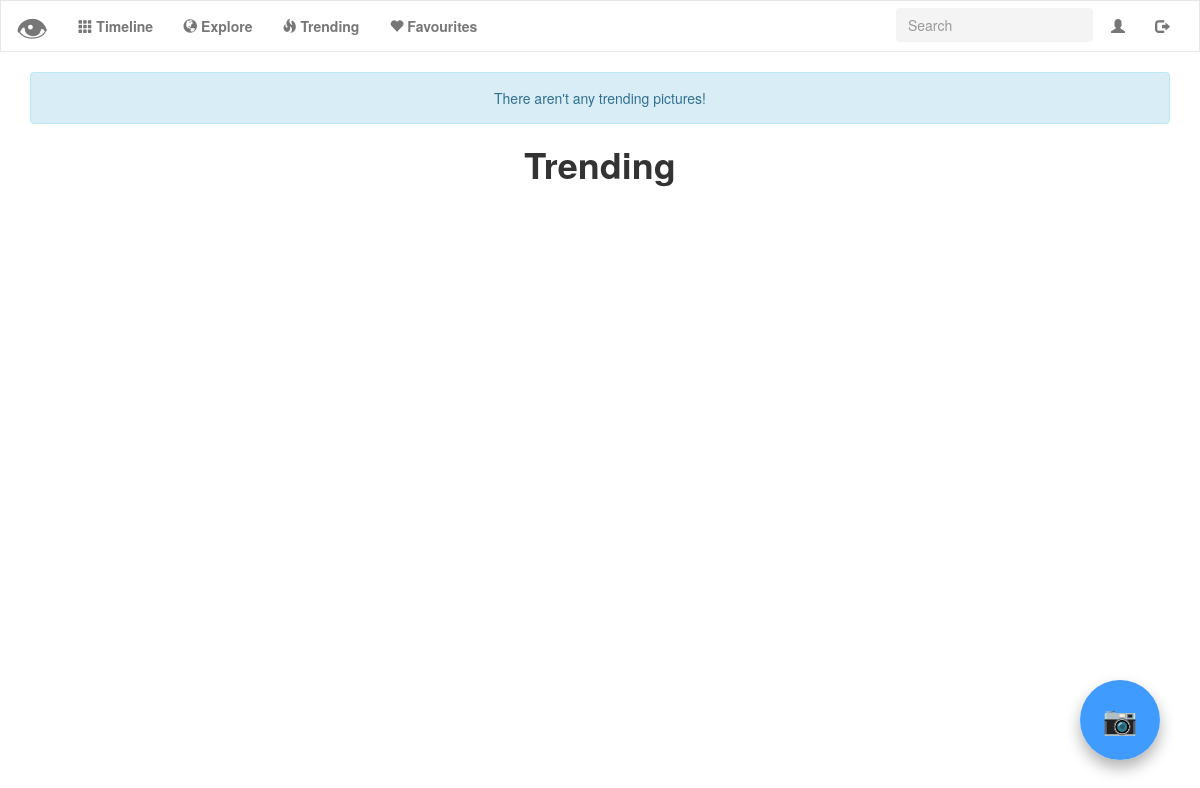
Before: /trending (signed in) with the older database file.
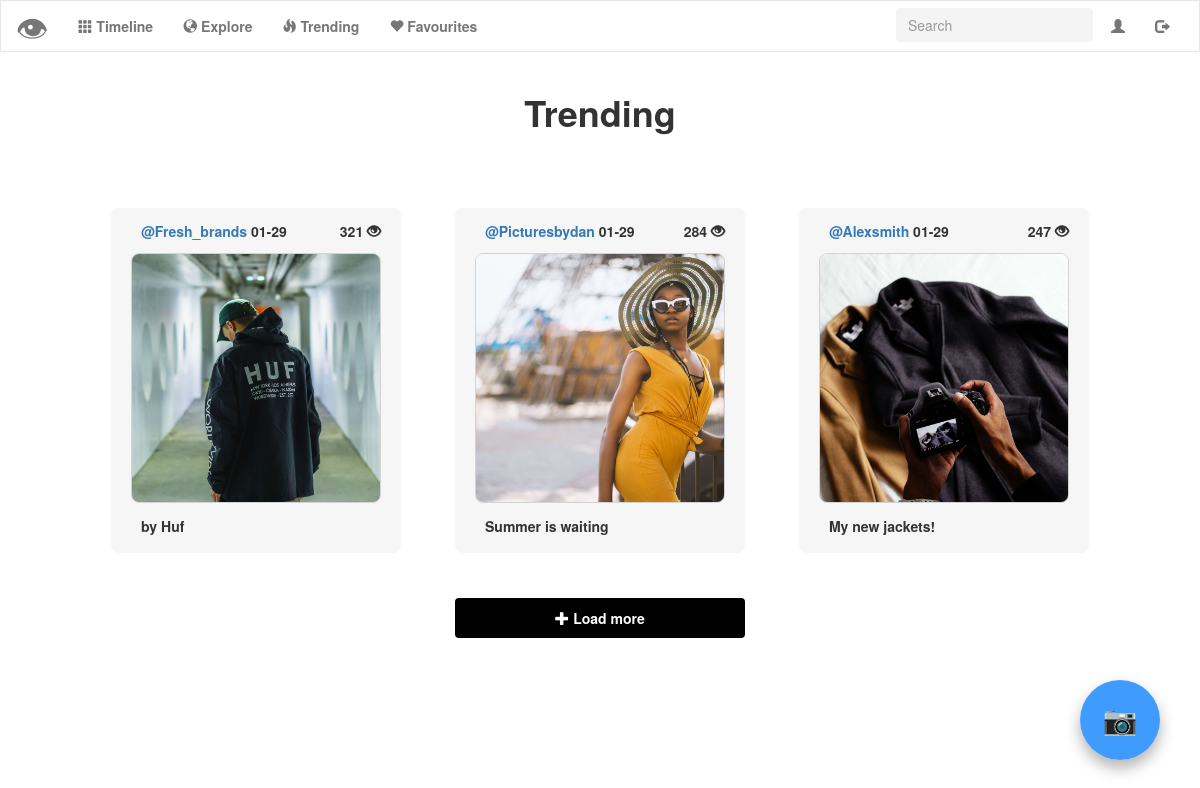
After: the same page with the newer database file.
### tables this page shows
CREATE TABLE 'uploads' ('id' integer PRIMARY KEY AUTOINCREMENT NOT NULL, 'user_id' integer NOT NULL, 'upload' text NOT NULL, 'description' text NOT NULL, 'timestamp' double precision NOT NULL DEFAULT CURRENT_TIMESTAMP, 'username'  text NOT NULL  , 'score' INTEGER NOT NULL DEFAULT 0);

### application.py (the view)
@login_required
@app.route("/trending")
def trending():
    trendingphotos = []
    all_recents = get_all_recents()
    show = True
    for p in all_recents:
        if p["score"] >= 100:
            trendingphotos.append(p)
    trendingphotos.sort(key=lambda d: d['score'], reverse=True)
    if len(trendingphotos) == 0:
        flash("There aren't any trending pictures!")
        return render_template("trending.html")
    if len(trendingphotos) <= counter_trending:
        show = False
    trendingphotos = trendingphotos[:counter_trending]
    return render_template("trending.html", trendingphotos=trendingphotos, user_id=session["user_id"], show=show)

### helpers.py (called while the page is built)
def change_timestamp(post_list):
    for post in post_list:
        date = post["timestamp"]
        date = date[5:11]
        post["timestamp"] = date
    return post_list

def get_all_recents():
    all_recents = db.execute("SELECT * FROM uploads WHERE DATE(timestamp) >= DATE('now', 'weekday 0', '-20 days')")
    all_recents = change_timestamp(all_recents)
    return all_recents

### templates/trending.html (shortened to what this page needs)
{% extends "layout.html" %}
{% block main %}
<div class="container-title" id="timeline-title">
	<h1>
		<b>Trending</b>
	</h1>
</div>
<div class="col-lg-12 col-md-12 col-sm-12 col-xs-12">
    {% for post in trendingphotos %}
	<button name="modal" class="photo_modal trending_modal modal-label" id="account-photo-modal" data-toggle="modal" data-target="#photomodal{{ post.id }}">
		<label for="modal">
			<div class="account-photo-description">
				<a href="{{ url_for('profile', username=post.username) }}">
					<label id="username">{{ post.username }} </label>
				</a>
				<label id="timestamp">{{ post.timestamp }} </label>
				<label id="score-profile">{{ post.score }}
					<span class="glyphicon glyphicon-eye-open"></span>
				</label>
			</div>
			<img src="/upload/{{ post.upload }}" class="img-responsive trending-image">
			<div class="account-photo-bottom-description">
				<label id="discription">{{ post.description }} </label>
			</div>
		</label>
	</button>
    {% endfor %}
	{% if show is sameas true %}
    <div class="modal-footer" id="load-more-button">
    	<button id="load_more" onclick="load_more('trending')" class="btn btn-dark">
    		<span class="glyphicon glyphicon-plus"></span>
    		<b> Load more</b>
    	</button>
    </div>
    {% endif %}
</div>
{% endblock %}

Changed rows visible on the page:
added uploads: username "@Fresh_brands", timestamp "01-29", score "321", upload (picture), description "by Huf"
added uploads: username "@Picturesbydan", timestamp "01-29", score "284", upload (picture), description "Summer is waiting"
added uploads: username "@Alexsmith", timestamp "01-29", score "247", upload (picture), description "My new jackets!"
Other visible differences:
{{ get_flashed_messages() | join(" ") }}: "There aren't any trending pictures!" → (not shown)
text now shown: "Load more"
